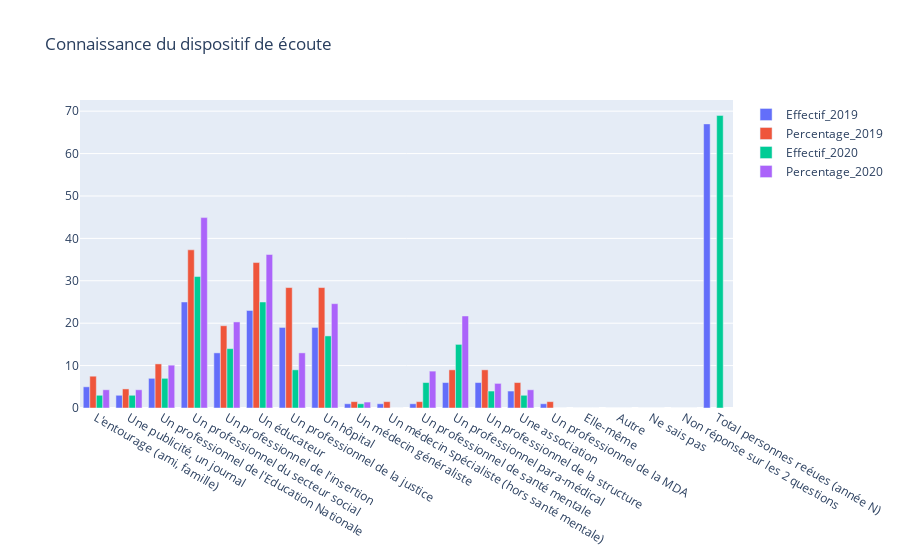

The code cell stored with this chart in its notebook:
### Code cell
import plotly.graph_objs as go
import pandas as pd
import plotly.express as px
from plotly.subplots import make_subplots
input_file = "Connaissance du dispositif d'écoute.csv"
df = pd.read_csv(input_file)
#display(df)


Total1= go.Bar(x=df.x, y=df.Effectif_2019 ,name = "Effectif_2019")
Total2= go.Bar(x=df.x, y=df.Percentage_2019 ,name = "Percentage_2019")
Total3= go.Bar(x=df.x, y=df.Effectif_2020 ,name = "Effectif_2020")
Total4= go.Bar(x=df.x, y=df.Percentage_2020 ,name = "Percentage_2020")




data =[Total1,Total2,Total3,Total4]
layout = go.Layout(title='Connaissance du dispositif de écoute',barmode = "group")




fig = go.Figure(data = data, layout = layout)
fig.show()

### Figure 1 — Plotly figure (JSON) as saved in the notebook; plotly's stock layout.template omitted (floating-point values rounded to 4 significant figures)
{"data": [{"name": "Effectif_2019", "type": "bar", "x": ["L'entourage (ami, famille)", "Une publicité, un journal", "Un professionnel de l'Education Nationale", "Un professionnel du secteur social", "Un professionnel de l'insertion", "Un éducateur", "Un professionnel de la justice", "Un hôpital", "Un médecin généraliste", "Un médecin spécialiste (hors santé mentale)", "Un professionnel de santé mentale", "Un professionnel para-médical", "Un professionnel de la structure", "Une association", "Un professionnel de la MDA", "Elle-même", "Autre", "Ne sais pas", "Non réponse sur les 2 questions", "Total personnes reéues (année N)"], "y": [5, 3, 7, 25, 13, 23, 19, 19, 1, 1, 1, 6, 6, 4, 1, 0, 0, 0, 0, 67]}, {"name": "Percentage_2019", "type": "bar", "x": ["L'entourage (ami, famille)", "Une publicité, un journal", "Un professionnel de l'Education Nationale", "Un professionnel du secteur social", "Un professionnel de l'insertion", "Un éducateur", "Un professionnel de la justice", "Un hôpital", "Un médecin généraliste", "Un médecin spécialiste (hors santé mentale)", "Un professionnel de santé mentale", "Un professionnel para-médical", "Un professionnel de la structure", "Une association", "Un professionnel de la MDA", "Elle-même", "Autre", "Ne sais pas", "Non réponse sur les 2 questions", "Total personnes reéues (année N)"], "y": ["7.5%", "4.5%", "10.4%", "37.3%", "19.4%", "34.3%", "28.4%", "28.4%", "1.5%", "1.5%", "1.5%", "9.0%", "9.0%", "6.0%", "1.5%", "0,0%", "0,0%", "0,0%", "0,0%", "Non réponse Q3:"]}, {"name": "Effectif_2020", "type": "bar", "x": ["L'entourage (ami, famille)", "Une publicité, un journal", "Un professionnel de l'Education Nationale", "Un professionnel du secteur social", "Un professionnel de l'insertion", "Un éducateur", "Un professionnel de la justice", "Un hôpital", "Un médecin généraliste", "Un médecin spécialiste (hors santé mentale)", "Un professionnel de santé mentale", "Un professionnel para-médical", "Un professionnel de la structure", "Une association", "Un professionnel de la MDA", "Elle-même", "Autre", "Ne sais pas", "Non réponse sur les 2 questions", "Total personnes reéues (année N)"], "y": [3, 3, 7, 31, 14, 25, 9, 17, 1, 0, 6, 15, 4, 3, 0, 0, 0, 0, 0, 69]}, {"name": "Percentage_2020", "type": "bar", "x": ["L'entourage (ami, famille)", "Une publicité, un journal", "Un professionnel de l'Education Nationale", "Un professionnel du secteur social", "Un professionnel de l'insertion", "Un éducateur", "Un professionnel de la justice", "Un hôpital", "Un médecin généraliste", "Un médecin spécialiste (hors santé mentale)", "Un professionnel de santé mentale", "Un professionnel para-médical", "Un professionnel de la structure", "Une association", "Un professionnel de la MDA", "Elle-même", "Autre", "Ne sais pas", "Non réponse sur les 2 questions", "Total personnes reéues (année N)"], "y": ["4.3%", "4.3%", "10.1%", "44.9%", "20.3%", "36.2%", "13.0%", "24.6%", "1.4%", "0,0%", "8.7%", "21.7%", "5.8%", "4.3%", "0,0%", "0,0%", "0,0%", "0,0%", "0,0%", "Non réponse Q3:"]}], "layout": {"barmode": "group", "title": {"text": "Connaissance du dispositif de écoute"}}}
